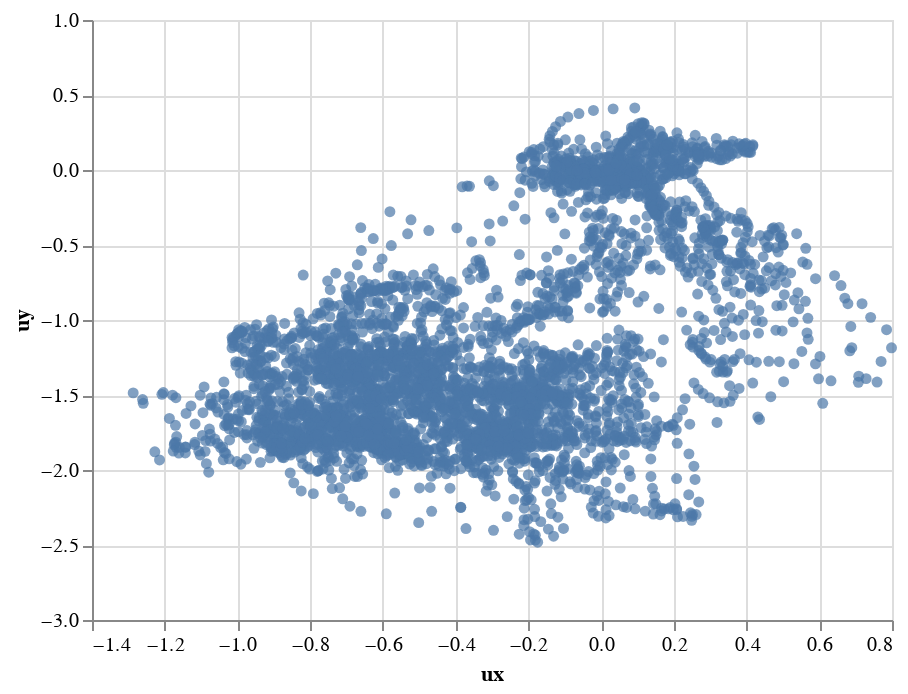

Source (notebook cell):
### Code cell
# prompt: result_time DataFrame 사용: 2-d graph

import altair as alt

# Create a scatter plot
alt.Chart(result_time).mark_circle().encode(
    x='ux',
    y='uy'
)

### Figure 1 — Vega-Lite specification as saved in the notebook (floating-point values rounded to 4 significant figures; data arrays with more than 128 entries replaced by an {"elided": "..."} marker saying what was removed)
{"config": {"view": {"continuousWidth": 400, "continuousHeight": 300}}, "data": {"name": "data-45cd97b3b1beb31528b53bbd6874894d"}, "mark": "circle", "encoding": {"x": {"field": "ux", "type": "quantitative"}, "y": {"field": "uy", "type": "quantitative"}}, "$schema": "https://vega.github.io/schema/vega-lite/v4.17.0.json", "datasets": {"data-45cd97b3b1beb31528b53bbd6874894d": {"elided": "4096 records"}}}
